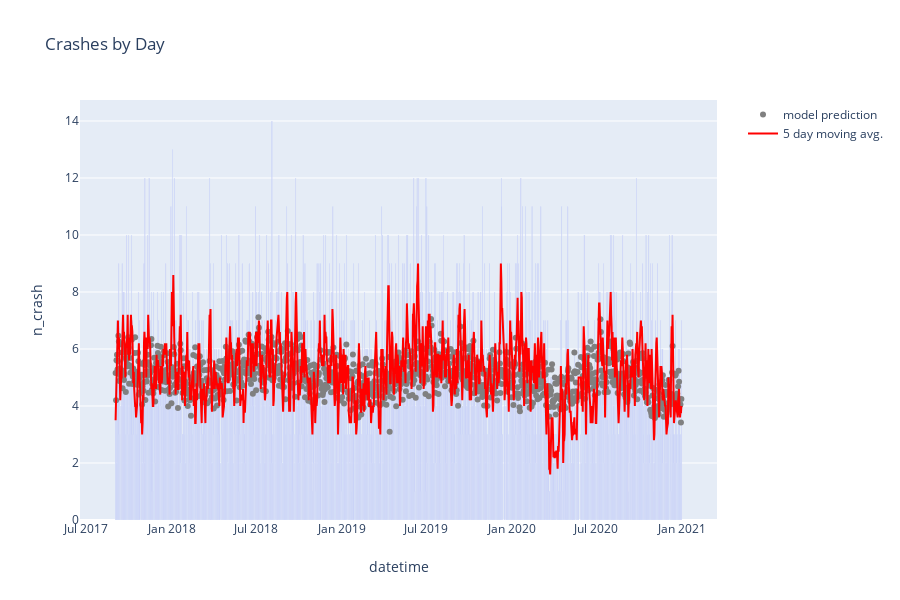

This figure's notebook cell:
### Markdown cell above
### Plotting predictions
Plot of the sum probability at each intersection for each day.  I hope that this cumulative approach gives some predictive power to all intersections.

### Code cell
import plotly.express as px
from datetime import datetime

proba = logreg1.predict_proba(X)[:,1]

plotme = all_df.copy()[['datetime', 'n_crash']]
plotme['datetime'] = pd.to_datetime(plotme['datetime'])

plotme['proba'] = proba

plotme.isna().sum()
plotme = plotme.groupby('datetime').agg({'n_crash':'sum', 'proba':'sum'}).reset_index()
plotme['MA_5'] = plotme.n_crash.rolling(5, min_periods=1, center=True).mean()



plotme.head()
plt.figure(figsize=[20, 5])
#plotme_year = plotme[plotme['datetime'] > datetime(2017, 9, 1)]
fig = px.bar(plotme_year, x='datetime', y='n_crash', title='Crashes by Day')
fig.add_scatter(x=plotme_year['datetime'], 
                y=plotme_year['proba'],
                mode='markers',
               name='model prediction',
                marker_color='gray',
               )
fig.add_scatter(x=plotme_year['datetime'],
                y=plotme_year['MA_5'],
                mode='lines',
                hoverinfo='skip',
                name='5 day moving avg.',
                line_color='red',
               )

### Figure 1 — Plotly figure (JSON) as saved in the notebook; plotly's stock layout.template omitted (floating-point values rounded to 4 significant figures; data arrays with more than 128 entries replaced by an {"elided": "..."} marker saying what was removed)
{"data": [{"alignmentgroup": "True", "hoverlabel": {"namelength": 0}, "hovertemplate": "datetime=%{x}<br>n_crash=%{y}", "legendgroup": "", "marker": {"color": "#636efa"}, "name": "", "offsetgroup": "", "orientation": "v", "showlegend": false, "textposition": "auto", "type": "bar", "x": {"elided": "1202 str values"}, "xaxis": "x", "y": {"elided": "1202 int values"}, "yaxis": "y"}, {"marker": {"color": "gray"}, "mode": "markers", "name": "model prediction", "type": "scatter", "x": {"elided": "1202 str values"}, "y": {"elided": "1202 float values"}}, {"hoverinfo": "skip", "line": {"color": "red"}, "mode": "lines", "name": "5 day moving avg.", "type": "scatter", "x": {"elided": "1202 str values"}, "y": {"elided": "1202 float values"}}], "layout": {"barmode": "relative", "height": 600, "legend": {"tracegroupgap": 0}, "title": {"text": "Crashes by Day"}, "xaxis": {"anchor": "y", "domain": [0, 0.98], "title": {"text": "datetime"}}, "yaxis": {"anchor": "x", "domain": [0, 1], "title": {"text": "n_crash"}}}}
